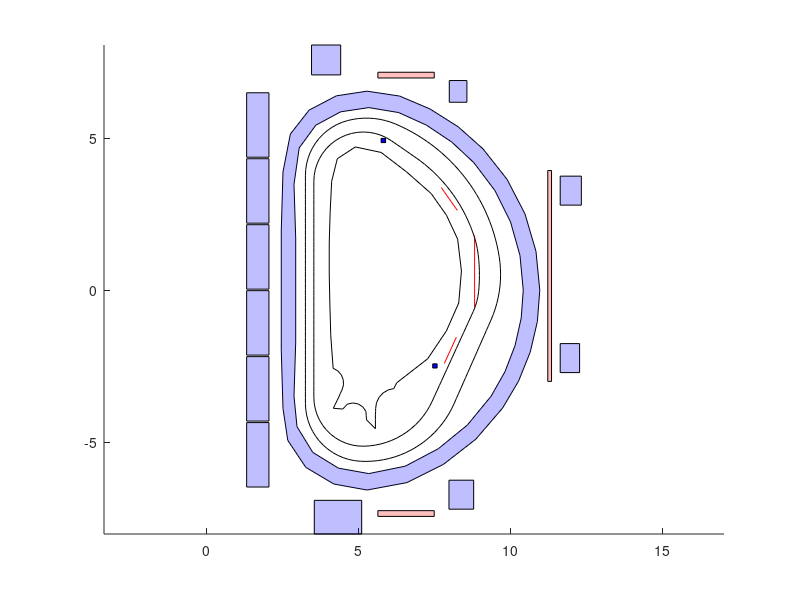

MATLAB code to generate this figure:
function plot_iter
%PLOT_ITER Plots the ITER device cross section with coils, cryo, vessel.
%   This fuction plots a cross section of the ITER device with coils,
%   vessel walls, first wall, and RMP coils.
% Maintained by: Samuel Lazerson (lazerson@pppl.gov)
% Version:       1.00

% Defaults
rtf1 = [2.9428376046E+00     2.9428376046E+00     2.8867393593E+00     3.0572349982E+00     3.6032876981E+00...
    4.4215507122E+00     5.3475701620E+00     6.3316847779E+00     7.2431024132E+00     8.0735532943E+00...
    8.8020764168E+00     9.4981706117E+00     1.0010267503E+01     1.0321214153E+01     1.0428400000E+01...
    1.0360750887E+01     1.0159102480E+01     9.8266599180E+00     9.3695228163E+00     8.5916344670E+00...
    7.6392794606E+00     6.5507349158E+00     5.3474495018E+00     4.3454905742E+00     3.5046471402E+00...
                                                      2.9854512915E+00     2.8867393593E+00 2.9428376046E+00];
ztf1 = [-1.7115284025E+00     1.7115284025E+00     3.4839791563E+00     4.6778678926E+00     5.4267854228E+00...
    5.8683358097E+00     6.0068903227E+00     5.8431371695E+00     5.4301588999E+00     4.8758939896E+00...
    4.1972791404E+00     3.2761696851E+00     2.2453192802E+00     1.1410561783E+00     0.0000000000E+00...
   -9.1938716865E-01    -1.8194835047E+00    -2.6819883225E+00    -3.4881686527E+00    -4.4335762929E+00...
   -5.2111349975E+00    -5.7879230430E+00    -6.0330772446E+00    -5.8528570060E+00    -5.3346220450E+00...
                                                                      -4.4884994557E+00    -3.4839791563E+00 -1.7115284025E+00];
rtf2 = [2.4681623954E+00     2.4681623954E+00     2.5242606407E+00     2.7675650018E+00     3.3835123019E+00...
    4.2802492878E+00     5.2888298380E+00     6.3625152221E+00     7.3644975868E+00     8.2864467057E+00...
    9.1041235832E+00     9.8952293883E+00     1.0484932497E+01     1.0847185847E+01     1.0972400000E+01...
    1.0893049113E+01     1.0657497520E+01     1.0272140082E+01     9.7474771837E+00     8.8661655330E+00...
    7.8025205394E+00     6.6022650842E+00     5.2889504982E+00     4.1975094258E+00     3.2741528598E+00...
                                                                       2.6821487085E+00     2.5242606407E+00 2.4681623954E+00];
ztf2 = [-1.9772715975E+00     1.9772715975E+00     3.8896208437E+00     5.1383321074E+00     5.9244145772E+00...
    6.3936641903E+00     6.5477096773E+00     6.3862628305E+00     5.9604411001E+00     5.3765060104E+00...
    4.6497208596E+00     3.6480303149E+00     2.5110807198E+00     1.2799438217E+00     0.0000000000E+00...
   -1.0316128314E+00    -2.0375164953E+00    -2.9942116775E+00    -3.8794313473E+00    -4.9032237071E+00...
   -5.7300650025E+00    -6.3294769570E+00    -6.5739227554E+00    -6.3763429940E+00    -5.8273779550E+00...
                                                                      -4.9401005443E+00    -3.8896208437E+00 -1.9772715975E+00];
rcspf = [1.6960000000E+00     1.6960000000E+00     1.6960000000E+00     1.6960000000E+00     1.6960000000E+00...
    1.6960000000E+00     3.9431000000E+00     8.2851000000E+00     1.1991900000E+01     1.1963000000E+01...
                                                                    8.3908000000E+00     4.3340000000E+00];
zcspf = [5.4350000000E+00     3.2650000000E+00     1.0950000000E+00    -1.0750000000E+00    -3.2450000000E+00...
   -5.4150000000E+00     7.5741000000E+00     6.5398000000E+00     3.2752000000E+00    -2.2336000000E+00...
                                                                      -6.7269000000E+00    -7.4665000000E+00];
drcspf = [3.6700000000E-01     3.6700000000E-01     3.6700000000E-01     3.6700000000E-01     3.6700000000E-01...
    3.6700000000E-01     4.7950000000E-01     2.9005000000E-01     3.4815000000E-01     3.1910000000E-01...
                                                                    4.0625000000E-01     7.7950000000E-01]; 
dzcspf = [1.0600000000E+00     1.0600000000E+00     1.0600000000E+00     1.0600000000E+00     1.0600000000E+00...
    1.0600000000E+00     4.9205000000E-01     3.5730000000E-01     4.7690000000E-01     4.7690000000E-01...
                                                                    4.7690000000E-01     5.5375000000E-01];
ELMUX=[ 7.87286  7.75846  7.63892  7.54573  7.73298  7.54573  7.63892  7.75946  7.87286  8.05846  8.26018  8.05846];
ELMUY=[ 2.02873  1.99951  1.96845  1.68142  0.00000 -1.69142 -1.96845 -1.99951 -2.02873 -1.81432  0.00000  1.81432];
ELMUZ=[ 2.84088  3.01594  3.18582  3.37850  3.37850  3.37850  3.18582  3.01594  2.84088  2.62500  2.62500  2.62500];
ELMMX=[ 8.70609  8.72846  8.74360  8.76867  8.72923  8.70145  8.66249  8.60566  8.61968  8.46471  8.48550  8.52367  8.55088  8.58951  8.56495  8.55012  8.52821  8.50629  8.66232  8.64810];
ELMMY=[ 1.01503  1.01764  1.01940  1.02233  1.01773  1.01449  1.00994  0.70434 -0.50456 -1.70356 -2.01370 -2.02277 -2.02922 -2.03839 -2.03256 -2.02904 -2.02384 -1.71345 -0.50705  0.70932];
ELMMZ=[-0.27085 -0.15376 -0.03551  0.55765  1.15002  1.33137  1.51061  1.79650  1.79650  1.79650  1.51061  1.33137  1.15002  0.55765 -0.03551 -0.15376 -0.27085 -0.55650 -0.55650 -0.55650];
ELMLX=[ 7.66505  7.75572  7.84639  8.00927  8.22786  8.00927  7.84639  7.75572  7.66505  7.62534  7.83211  7.62534];
ELMLY=[ 2.05384  2.07814  2.10244  1.88397  0.00000 -1.88397 -2.10244 -2.07814 -2.05384 -1.78780  0.00000  1.78780];
ELMLZ=[-2.18415 -1.97897 -1.77379 -1.54500 -1.54500 -1.54500 -1.77379 -1.97897 -2.18415 -2.41000 -2.41000 -2.41000];
  vv_rinner = [3.539800000000E+00   3.539800000000E+00   3.539800000000E+00   3.539800000000E+00   3.539800000000E+00...
    3.539800000000E+00   3.539800000000E+00   3.539800000000E+00   3.539800000000E+00   3.539800000000E+00...
    3.539800000000E+00   3.539800000000E+00   3.539800000000E+00   3.539800000000E+00   3.539800000000E+00...
    3.539800000000E+00   3.539800000000E+00   3.539800000000E+00   3.539800000000E+00   3.551700000000E+00...
    3.587100000000E+00   3.645600000000E+00   3.726200000000E+00   3.827900000000E+00   3.949100000000E+00...
    4.088100000000E+00   4.242800000000E+00   4.411000000000E+00   4.590200000000E+00   4.777900000000E+00...
    4.971200000000E+00   5.167300000000E+00   5.363500000000E+00   5.556800000000E+00   5.744400000000E+00...
    5.923600000000E+00   6.091700000000E+00   6.247800000000E+00   6.403900000000E+00   6.560000000000E+00...
    6.716100000000E+00   6.872100000000E+00   7.032000000000E+00   7.187200000000E+00   7.337600000000E+00...
    7.483000000000E+00   7.623100000000E+00   7.757800000000E+00   7.886700000000E+00   8.009800000000E+00...
    8.126800000000E+00   8.237600000000E+00   8.342000000000E+00   8.439800000000E+00   8.530900000000E+00...
    8.615100000000E+00   8.692400000000E+00   8.762600000000E+00   8.825600000000E+00   8.877000000000E+00...
    8.917200000000E+00   8.945900000000E+00   8.964400000000E+00   8.977400000000E+00   8.985000000000E+00...
    8.987200000000E+00   8.983800000000E+00   8.975100000000E+00   8.960800000000E+00   8.937000000000E+00...
    8.899100000000E+00   8.847500000000E+00   8.782400000000E+00   8.702900000000E+00   8.623400000000E+00...
    8.543900000000E+00   8.464500000000E+00   8.385000000000E+00   8.305500000000E+00   8.226000000000E+00...
    8.146500000000E+00   8.067100000000E+00   7.987600000000E+00   7.908100000000E+00   7.828600000000E+00...
    7.749100000000E+00   7.669700000000E+00   7.590200000000E+00   7.510700000000E+00   7.431200000000E+00...
    7.346400000000E+00   7.249100000000E+00   7.140200000000E+00   7.020000000000E+00   6.889300000000E+00...
    6.748800000000E+00   6.599300000000E+00   6.441600000000E+00   6.276600000000E+00   6.105300000000E+00...
    5.928500000000E+00   5.747300000000E+00   5.562700000000E+00   5.375600000000E+00   5.187300000000E+00...
    4.990000000000E+00   4.795200000000E+00   4.605700000000E+00   4.424500000000E+00   4.254100000000E+00...
    4.097200000000E+00   3.956100000000E+00   3.832900000000E+00   3.729600000000E+00   3.647500000000E+00...
    3.588000000000E+00   3.551900000000E+00   3.539800000000E+00   3.539800000000E+00   3.539800000000E+00...
    3.539800000000E+00   3.539800000000E+00   3.539800000000E+00   3.539800000000E+00   3.539800000000E+00...
    3.539800000000E+00   3.539800000000E+00   3.539800000000E+00   3.539800000000E+00   3.539800000000E+00...
    3.539800000000E+00   3.539800000000E+00   3.539800000000E+00   3.539800000000E+00   3.539800000000E+00...
    3.539800000000E+00];

  vv_zinner = [2.820000000000E-02   2.254000000000E-01   4.225000000000E-01   6.197000000000E-01   8.168000000000E-01...
    1.014000000000E+00   1.211100000000E+00   1.408300000000E+00   1.605400000000E+00   1.802600000000E+00...
    1.999700000000E+00   2.196900000000E+00   2.394000000000E+00   2.591200000000E+00   2.788300000000E+00...
    2.985500000000E+00   3.182600000000E+00   3.379800000000E+00   3.576900000000E+00   3.773100000000E+00...
    3.966400000000E+00   4.154000000000E+00   4.333200000000E+00   4.501400000000E+00   4.656100000000E+00...
    4.795000000000E+00   4.916200000000E+00   5.017800000000E+00   5.098500000000E+00   5.156900000000E+00...
    5.192300000000E+00   5.204100000000E+00   5.192200000000E+00   5.156800000000E+00   5.098300000000E+00...
    5.017600000000E+00   4.915900000000E+00   4.808100000000E+00   4.700300000000E+00   4.592500000000E+00...
    4.484700000000E+00   4.376900000000E+00   4.261900000000E+00   4.140700000000E+00   4.013600000000E+00...
    3.880800000000E+00   3.742400000000E+00   3.598700000000E+00   3.449900000000E+00   3.296100000000E+00...
    3.137700000000E+00   2.974900000000E+00   2.807900000000E+00   2.637000000000E+00   2.462400000000E+00...
    2.284400000000E+00   2.103300000000E+00   1.919300000000E+00   1.732700000000E+00   1.550600000000E+00...
    1.365600000000E+00   1.178500000000E+00   1.004900000000E+00   8.309000000000E-01   6.565000000000E-01...
    4.820000000000E-01   3.075000000000E-01   1.332000000000E-01  -4.070000000000E-02  -2.113000000000E-01...
   -3.793000000000E-01  -5.436000000000E-01  -7.031000000000E-01  -8.768000000000E-01  -1.050600000000E+00...
   -1.224300000000E+00  -1.398000000000E+00  -1.571700000000E+00  -1.745400000000E+00  -1.919200000000E+00...
   -2.092900000000E+00  -2.266600000000E+00  -2.440300000000E+00  -2.614000000000E+00  -2.787800000000E+00...
   -2.961500000000E+00  -3.135200000000E+00  -3.308900000000E+00  -3.482700000000E+00  -3.656400000000E+00...
   -3.824900000000E+00  -3.986700000000E+00  -4.140800000000E+00  -4.286300000000E+00  -4.422400000000E+00...
   -4.548400000000E+00  -4.663600000000E+00  -4.767300000000E+00  -4.859000000000E+00  -4.938100000000E+00...
   -5.004200000000E+00  -5.056900000000E+00  -5.095900000000E+00  -5.121100000000E+00  -5.132300000000E+00...
   -5.124500000000E+00  -5.092700000000E+00  -5.037300000000E+00  -4.959200000000E+00  -4.859500000000E+00...
   -4.739700000000E+00  -4.601700000000E+00  -4.447400000000E+00  -4.279300000000E+00  -4.099800000000E+00...
   -3.911600000000E+00  -3.717500000000E+00  -3.520500000000E+00  -3.323300000000E+00  -3.126200000000E+00...
   -2.929000000000E+00  -2.731900000000E+00  -2.534700000000E+00  -2.337600000000E+00  -2.140400000000E+00...
   -1.943300000000E+00  -1.746100000000E+00  -1.549000000000E+00  -1.351800000000E+00  -1.154700000000E+00...
   -9.575000000000E-01  -7.604000000000E-01  -5.632000000000E-01  -3.661000000000E-01  -1.689000000000E-01...
    2.820000000000E-02];
  vv_router = [6.227500000000E+00   6.409500000000E+00   6.588500000000E+00   6.764400000000E+00   6.937000000000E+00...
    7.105900000000E+00   7.271100000000E+00   7.432300000000E+00   7.589300000000E+00   7.742000000000E+00...
    7.890000000000E+00   8.033400000000E+00   8.171800000000E+00   8.305200000000E+00   8.433300000000E+00...
    8.556000000000E+00   8.673200000000E+00   8.784700000000E+00   8.890300000000E+00   8.990000000000E+00...
    9.083700000000E+00   9.171100000000E+00   9.252300000000E+00   9.327000000000E+00   9.395300000000E+00...
    9.457000000000E+00   9.512100000000E+00   9.560500000000E+00   9.602100000000E+00   9.636800000000E+00...
    9.662300000000E+00   9.677800000000E+00   9.683200000000E+00   9.678400000000E+00   9.663600000000E+00...
    9.638700000000E+00   9.603800000000E+00   9.559000000000E+00   9.504500000000E+00   9.440300000000E+00...
    9.366700000000E+00   9.290700000000E+00   9.214800000000E+00   9.138900000000E+00   9.062900000000E+00...
    8.987000000000E+00   8.911000000000E+00   8.835100000000E+00   8.759200000000E+00   8.683200000000E+00...
    8.607300000000E+00   8.531400000000E+00   8.455400000000E+00   8.379500000000E+00   8.303600000000E+00...
    8.227600000000E+00   8.151700000000E+00   8.068700000000E+00   7.975300000000E+00   7.872000000000E+00...
    7.759000000000E+00   7.636700000000E+00   7.505700000000E+00   7.366400000000E+00   7.219300000000E+00...
    7.065000000000E+00   6.904000000000E+00   6.736900000000E+00   6.564300000000E+00   6.386800000000E+00...
    6.205200000000E+00   6.020100000000E+00   5.832100000000E+00   5.641900000000E+00   5.450300000000E+00...
    5.257900000000E+00   5.065500000000E+00   4.873800000000E+00   4.685100000000E+00   4.501400000000E+00...
    4.324600000000E+00   4.156400000000E+00   3.998500000000E+00   3.852600000000E+00   3.720100000000E+00...
    3.602500000000E+00   3.500800000000E+00   3.416200000000E+00   3.349400000000E+00   3.301300000000E+00...
    3.272200000000E+00   3.262400000000E+00   3.262400000000E+00   3.262400000000E+00   3.262400000000E+00...
    3.262400000000E+00   3.262400000000E+00   3.262400000000E+00   3.262400000000E+00   3.262400000000E+00...
    3.262400000000E+00   3.262400000000E+00   3.262400000000E+00   3.262400000000E+00   3.262400000000E+00...
    3.262400000000E+00   3.262400000000E+00   3.262400000000E+00   3.262400000000E+00   3.262400000000E+00...
    3.262400000000E+00   3.262400000000E+00   3.262400000000E+00   3.262400000000E+00   3.262400000000E+00...
    3.262400000000E+00   3.262400000000E+00   3.262400000000E+00   3.262400000000E+00   3.262400000000E+00...
    3.262400000000E+00   3.262400000000E+00   3.262400000000E+00   3.262400000000E+00   3.262400000000E+00...
    3.262400000000E+00   3.262400000000E+00   3.262400000000E+00   3.262400000000E+00   3.262400000000E+00...
    3.272000000000E+00   3.300400000000E+00   3.347500000000E+00   3.412800000000E+00   3.495600000000E+00...
    3.595000000000E+00   3.710100000000E+00   3.839600000000E+00   3.982300000000E+00   4.136700000000E+00...
    4.301100000000E+00   4.474000000000E+00   4.653600000000E+00   4.827800000000E+00   5.004400000000E+00...
    5.182400000000E+00   5.360900000000E+00   5.538900000000E+00   5.715500000000E+00   5.889800000000E+00...
                                                                   6.060700000000E+00  6.227500000000E+00];
  vv_zouter = [5.466400000000E+00   5.385300000000E+00   5.297900000000E+00   5.204300000000E+00   5.104600000000E+00...
    4.999000000000E+00   4.887600000000E+00   4.770400000000E+00   4.647800000000E+00   4.519700000000E+00...
    4.386400000000E+00   4.248000000000E+00   4.104700000000E+00   3.956600000000E+00   3.804000000000E+00...
    3.647000000000E+00   3.485900000000E+00   3.320700000000E+00   3.151800000000E+00   2.979300000000E+00...
    2.803400000000E+00   2.624300000000E+00   2.442400000000E+00   2.257700000000E+00   2.070500000000E+00...
    1.881000000000E+00   1.689500000000E+00   1.496200000000E+00   1.301400000000E+00   1.105200000000E+00...
    9.129000000000E-01   7.196000000000E-01   5.257000000000E-01   3.319000000000E-01   1.385000000000E-01...
   -5.380000000000E-02  -2.446000000000E-01  -4.333000000000E-01  -6.194000000000E-01  -8.024000000000E-01...
   -9.818000000000E-01  -1.153900000000E+00  -1.326000000000E+00  -1.498100000000E+00  -1.670300000000E+00...
   -1.842400000000E+00  -2.014500000000E+00  -2.186600000000E+00  -2.358700000000E+00  -2.530800000000E+00...
   -2.703000000000E+00  -2.875100000000E+00  -3.047200000000E+00  -3.219300000000E+00  -3.391400000000E+00...
   -3.563500000000E+00  -3.735600000000E+00  -3.909300000000E+00  -4.077700000000E+00  -4.240100000000E+00...
   -4.395900000000E+00  -4.544600000000E+00  -4.685600000000E+00  -4.818500000000E+00  -4.942700000000E+00...
   -5.057700000000E+00  -5.163200000000E+00  -5.258800000000E+00  -5.344000000000E+00  -5.418700000000E+00...
   -5.482500000000E+00  -5.535200000000E+00  -5.576600000000E+00  -5.606500000000E+00  -5.624900000000E+00...
   -5.631600000000E+00  -5.626700000000E+00  -5.606200000000E+00  -5.566600000000E+00  -5.508000000000E+00...
   -5.431300000000E+00  -5.337200000000E+00  -5.226500000000E+00  -5.100500000000E+00  -4.960400000000E+00...
   -4.807700000000E+00  -4.643900000000E+00  -4.470700000000E+00  -4.289900000000E+00  -4.103200000000E+00...
   -3.912600000000E+00  -3.720100000000E+00  -3.522700000000E+00  -3.325400000000E+00  -3.128000000000E+00...
   -2.930600000000E+00  -2.733300000000E+00  -2.535900000000E+00  -2.338600000000E+00  -2.141200000000E+00...
   -1.943900000000E+00  -1.746500000000E+00  -1.549100000000E+00  -1.351800000000E+00  -1.154400000000E+00...
   -9.571000000000E-01  -7.597000000000E-01  -5.624000000000E-01  -3.650000000000E-01  -1.676000000000E-01...
    2.970000000000E-02   2.271000000000E-01   4.244000000000E-01   6.218000000000E-01   8.191000000000E-01...
    1.016500000000E+00   1.213900000000E+00   1.411200000000E+00   1.608600000000E+00   1.805900000000E+00...
    2.003300000000E+00   2.200600000000E+00   2.398000000000E+00   2.595400000000E+00   2.792700000000E+00...
    2.990100000000E+00   3.187400000000E+00   3.384800000000E+00   3.582100000000E+00   3.779500000000E+00...
    3.967600000000E+00   4.153700000000E+00   4.336000000000E+00   4.512700000000E+00   4.681800000000E+00...
    4.841700000000E+00   4.990800000000E+00   5.127400000000E+00   5.250300000000E+00   5.358200000000E+00...
    5.449900000000E+00   5.524600000000E+00   5.581400000000E+00   5.620200000000E+00   5.646200000000E+00...
    5.659300000000E+00   5.659300000000E+00   5.646300000000E+00   5.620300000000E+00   5.581500000000E+00...
                                                                   5.530100000000E+00   5.466400000000E+00];

fw=[8.3950000000E+00     6.3300000000E-01     0.0000000000E+00;
    8.2700000000E+00     1.6810000000E+00     0.0000000000E+00;
    7.9040000000E+00     2.4640000000E+00     0.0000000000E+00;
    7.4000000000E+00     3.1790000000E+00     0.0000000000E+00;
    6.5870000000E+00     3.8940000000E+00     0.0000000000E+00;
    5.7530000000E+00     4.5320000000E+00     0.0000000000E+00;
    4.9040000000E+00     4.7120000000E+00     0.0000000000E+00;
    4.3110000000E+00     4.3240000000E+00     0.0000000000E+00;
    4.1260000000E+00     3.5820000000E+00     0.0000000000E+00;
    4.0760000000E+00     2.5660000000E+00     0.0000000000E+00;
    4.0460000000E+00     1.5490000000E+00     0.0000000000E+00;
    4.0460000000E+00     5.3300000000E-01     0.0000000000E+00;
    4.0670000000E+00    -4.8400000000E-01     0.0000000000E+00;
    4.0970000000E+00    -1.5000000000E+00     0.0000000000E+00;
    4.1742000000E+00    -2.5674000000E+00     0.0000000000E+00;
    4.3257000000E+00    -2.6514000000E+00     0.0000000000E+00;
    4.4408000000E+00    -2.7808000000E+00     0.0000000000E+00;
    4.5066000000E+00    -2.9410000000E+00     0.0000000000E+00;
    4.5157000000E+00    -3.1139000000E+00     0.0000000000E+00;
    4.4670000000E+00    -3.2801000000E+00     0.0000000000E+00;
    4.4064000000E+00    -3.4043000000E+00     0.0000000000E+00;
    4.4062000000E+00    -3.4048000000E+00     0.0000000000E+00;
    4.3773000000E+00    -3.4799000000E+00     0.0000000000E+00;
    4.3115000000E+00    -3.6148000000E+00     0.0000000000E+00;
    4.2457000000E+00    -3.7497000000E+00     0.0000000000E+00;
    4.1799000000E+00    -3.8847000000E+00     0.0000000000E+00;
    4.4918000000E+00    -3.9092000000E+00     0.0000000000E+00;
    4.5687000000E+00    -3.8276000000E+00     0.0000000000E+00;
    4.6456000000E+00    -3.7460000000E+00     0.0000000000E+00;
    4.8215000000E+00    -3.7090000000E+00     0.0000000000E+00;
    4.9982000000E+00    -3.7414000000E+00     0.0000000000E+00;
    5.1496000000E+00    -3.8382000000E+00     0.0000000000E+00;
    5.2529000000E+00    -3.9852000000E+00     0.0000000000E+00;
    5.2628000000E+00    -4.1244000000E+00     0.0000000000E+00;
    5.2727000000E+00    -4.2636000000E+00     0.0000000000E+00;
    5.5650000000E+00    -4.5559000000E+00     0.0000000000E+00;
    5.5650000000E+00    -4.4026000000E+00     0.0000000000E+00;
    5.5650000000E+00    -4.2494000000E+00     0.0000000000E+00;
    5.5650000000E+00    -4.0962000000E+00     0.0000000000E+00;
    5.5720000000E+00    -3.9961000000E+00     0.0000000000E+00;
    5.5720000000E+00    -3.9956000000E+00     0.0000000000E+00;
    5.5720000000E+00    -3.8960000000E+00     0.0000000000E+00;
    5.5720000000E+00    -3.8950000000E+00     0.0000000000E+00;
    5.6008000000E+00    -3.7024000000E+00     0.0000000000E+00;
    5.6842000000E+00    -3.5265000000E+00     0.0000000000E+00;
    5.8150000000E+00    -3.3823000000E+00     0.0000000000E+00;
    5.9821000000E+00    -3.2822000000E+00     0.0000000000E+00;
    6.1710000000E+00    -3.2350000000E+00     0.0000000000E+00;
    6.2670000000E+00    -3.0460000000E+00     0.0000000000E+00;
    7.2830000000E+00    -2.2570000000E+00     0.0000000000E+00;
    7.8990000000E+00    -1.3420000000E+00     0.0000000000E+00;
    8.3060000000E+00    -4.2100000000E-01     0.0000000000E+00;
    8.3950000000E+00     6.3300000000E-01     0.0000000000E+00];                                                               
                                                               
hold on;
axis equal;
plot(rtf1,ztf1,'k');
plot(rtf2,ztf2,'k');
x=[rtf1 rtf2];
y=[ztf1 ztf2];
fill(x,y,'b','FaceAlpha',0.25,'LineStyle','none');
hold off;
for n=1:length(rcspf)
    hold on;
    x=[rcspf(n)-drcspf(n) rcspf(n)+drcspf(n) rcspf(n)+drcspf(n) rcspf(n)-drcspf(n)];
    y=[zcspf(n)-dzcspf(n) zcspf(n)-dzcspf(n) zcspf(n)+dzcspf(n) zcspf(n)+dzcspf(n)];
    fill(x,y,'b','FaceAlpha',0.25);
    hold off;
end
hold on;
fill([5.8261-0.0730 5.8261+0.0730 5.8261+0.0730 5.8261-0.0730],...
    [4.9249-0.0690 4.9249-0.0690 4.9249+0.0690 4.9249+0.0690],'b');
fill([7.5222-0.0730 7.5222+0.0730 7.5222+0.0730 7.5222-0.0730],...
    [-2.4912-0.0690 -2.4912-0.0690 -2.4912+0.0690 -2.4912+0.0690],'b');
hold off;
hold on;
x = [5.6976-0.1038/2 7.4488+0.1038/2 7.4488+0.1038/2 5.6976-0.1038/2];
y = [7.07560-0.1891/2 7.07560-0.1891/2 7.07560+0.1891/2 7.07560+0.1891/2];
fill(x,y,'r','FaceAlpha',0.25);
x = [5.6976-0.1038/2 7.4488+0.1038/2 7.4488+0.1038/2 5.6976-0.1038/2];
y = [-7.34670-0.1891/2 -7.34670-0.1891/2 -7.34670+0.1891/2 -7.34670+0.1891/2];
fill(x,y,'r','FaceAlpha',0.25);
x = [11.2970-0.1240/2 11.2970+0.1240/2 11.2970+0.1240/2 11.2970-0.1240/2];
y = [-2.9483-0.1038/2 -2.9483-0.1038/2 3.8855+0.1038/2 3.8855+0.1038/2];
fill(x,y,'r','FaceAlpha',0.25);
hold off;
% ELM Coils
hold on;
ELMUR=sqrt(ELMUX.*ELMUX+ELMUY.*ELMUY);
ELMMR=sqrt(ELMMX.*ELMMX+ELMMY.*ELMMY);
ELMLR=sqrt(ELMLX.*ELMLX+ELMLY.*ELMLY);
ELMUT=atan2(ELMUY,ELMUX);
ELMMT=atan2(ELMMY,ELMMX);
ELMLT=atan2(ELMLY,ELMLX);
plot([min(ELMUR) max(ELMUR)],[max(ELMUZ) min(ELMUZ)],'r')
plot([max(ELMMR) max(ELMMR)],[min(ELMMZ) max(ELMMZ)],'r')
plot([min(ELMLR) max(ELMLR)],[min(ELMLZ) max(ELMLZ)],'r')
plot(vv_rinner,vv_zinner,'k');
plot(vv_router,vv_zouter,'k');
plot(fw(:,1),fw(:,2),'k');
hold off;
axis tight;



end

